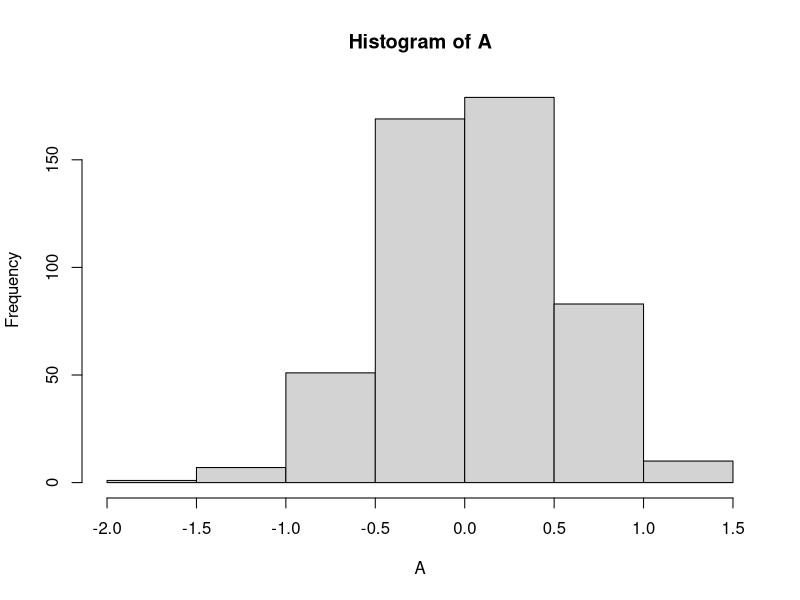
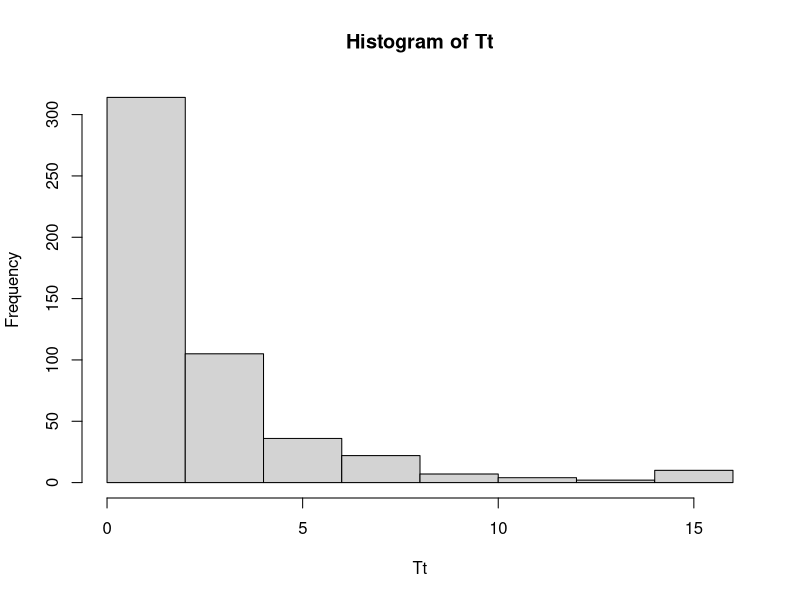
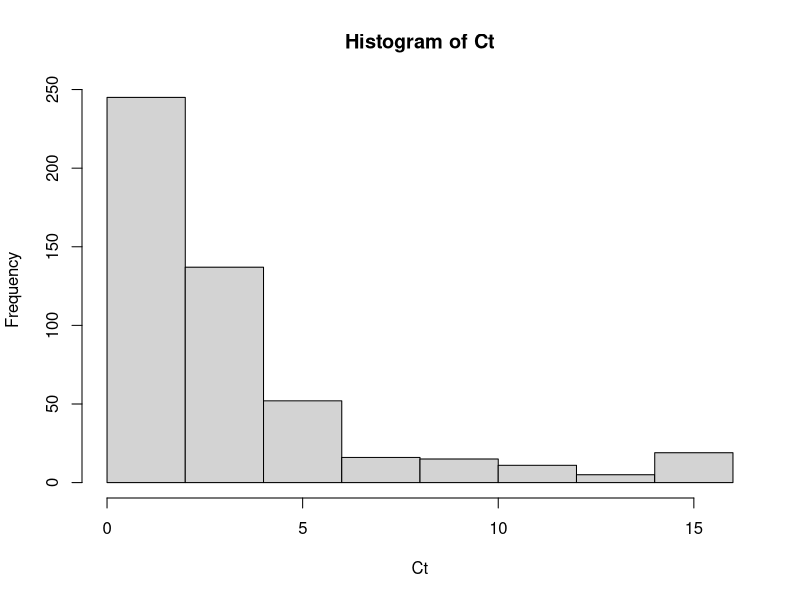

Recreate these plots in R, in order. (Note: this script raises an error after producing the figures.)
## ---- chunk 1
knitr::opts_chunk$set(echo = TRUE)
## ---- chunk 2
# Sample size
n <- 500
# Baseline variables
W1 <- runif(n, -1 ,1)
W2 <- runif(n, -1 ,1)
# Treatment
A <- rnorm(n,  mean = -0.6*W1, sd = 0.3)
hist(A)
# Time to event
Tt <- pmin(rweibull(n, scale = 2,  shape = exp(0.5*(W1 + W2 - A))),15)
hist(Tt)
# Time to censoring
Ct <- pmin(rweibull(n, scale = 3,  shape = exp(0.5*(W1 + W2 -A))),15)
hist(Ct)

# Observed event-time variables. Ttilde and Delta.
Ttilde <- pmin(Tt, Ct)
Delta <- as.numeric(Tt <= Ct)

# Biased sampling indicator
R <- rbinom(n, size  =1, prob = plogis(W1))
A[R==0] <- NA
pR_fit <- glm.fit(cbind(1,W1), R, family = binomial())
# Estimate of biased sampling probability
pR_est <- plogis(cbind(1,W1) %*% coef(pR_fit)) 
# estimated IPW weights
weights <- 1 / pR_est

data <- data.frame(W1, W2, A, Ttilde, Delta, R, weights)

## ---- chunk 3
# Get discrete time dataset
target_times <- 10
data_discrete_list <- discretize_time(data, "Ttilde", biased_sampling_indicator = "R", target_times = target_times)
# Get discretized data and new target times
data_discrete <- data_discrete_list$data_discrete
target_times_discrete <- data_discrete_list$target_times_discrete
head(data_discrete)
print(target_times_discrete)
## ---- chunk 4
# Thresholds of treatment at which to estimate cumulative incidence
cutoffs_A <- quantile(na.omit(data$A), seq(0.05, 0.95, length = 10))

lrnr <- Pipeline$new(Lrnr_cv$new(Stack$new(
  Lrnr_hal9001$new(smoothness_orders = 0, max_degree = 1, num_knots = c(30,10)),
  Lrnr_gam$new(),
  Lrnr_glmnet$new(),
  Lrnr_earth$new(),
  Lrnr_xgboost$new(max_depth = 5),
  Lrnr_xgboost$new(max_depth = 4)
)), Lrnr_cv_selector$new())

out <- ThresholdSurvival(as.data.table(data_discrete), 
                         covariates = c("W1", "W2"), 
                         target_times = target_times_discrete,
                         cutoffs_A = cutoffs_A,  
                         lrnr_A = lrnr, lrnr_N = lrnr, 
                         lrnr_C = lrnr, 
                         biased_sampling_indicator = "R", 
                         weights_var = "weights" )



